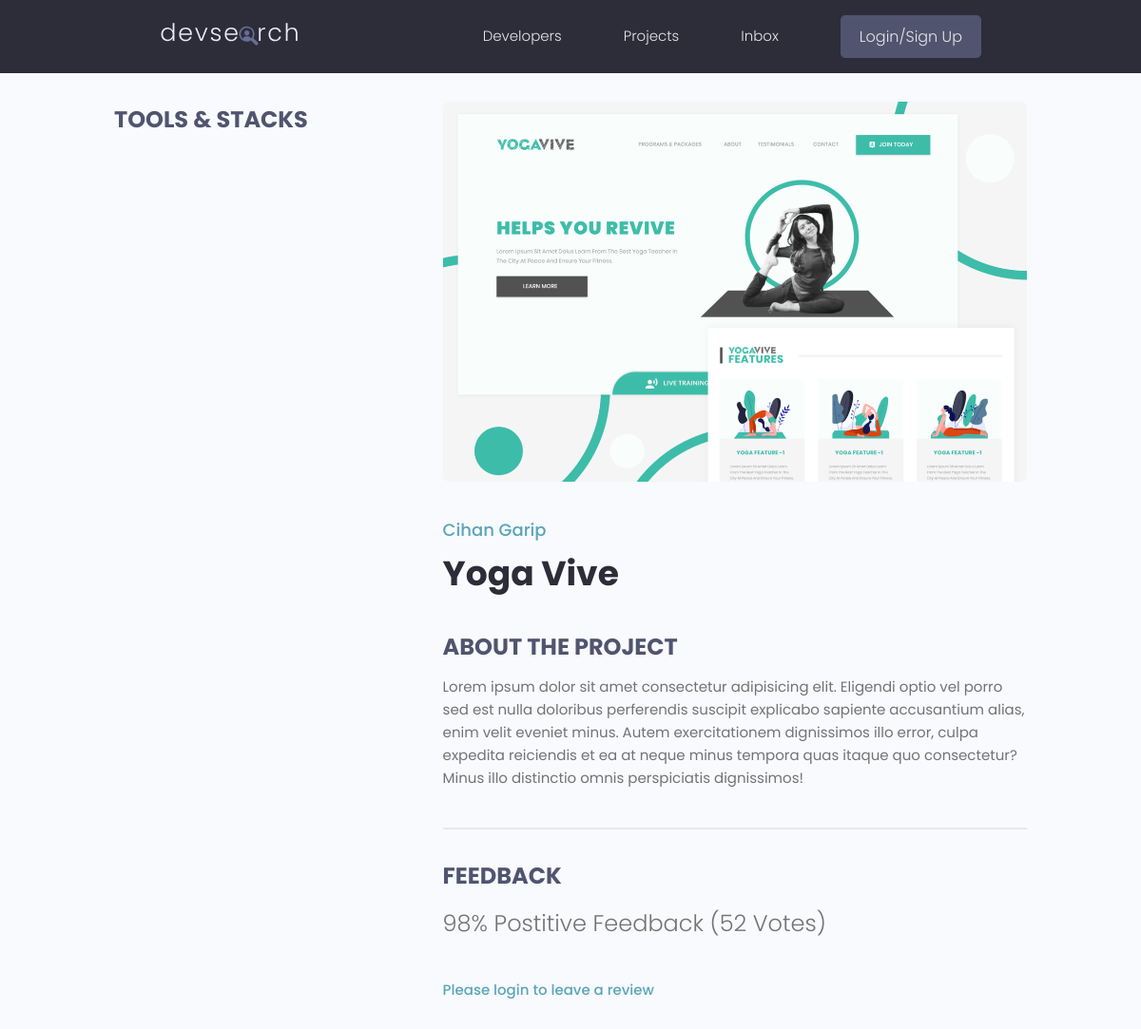
The app's page /projects/project/25c5af2e-1e59-4bc9-a8b5-120c6cf8fec9, older data.
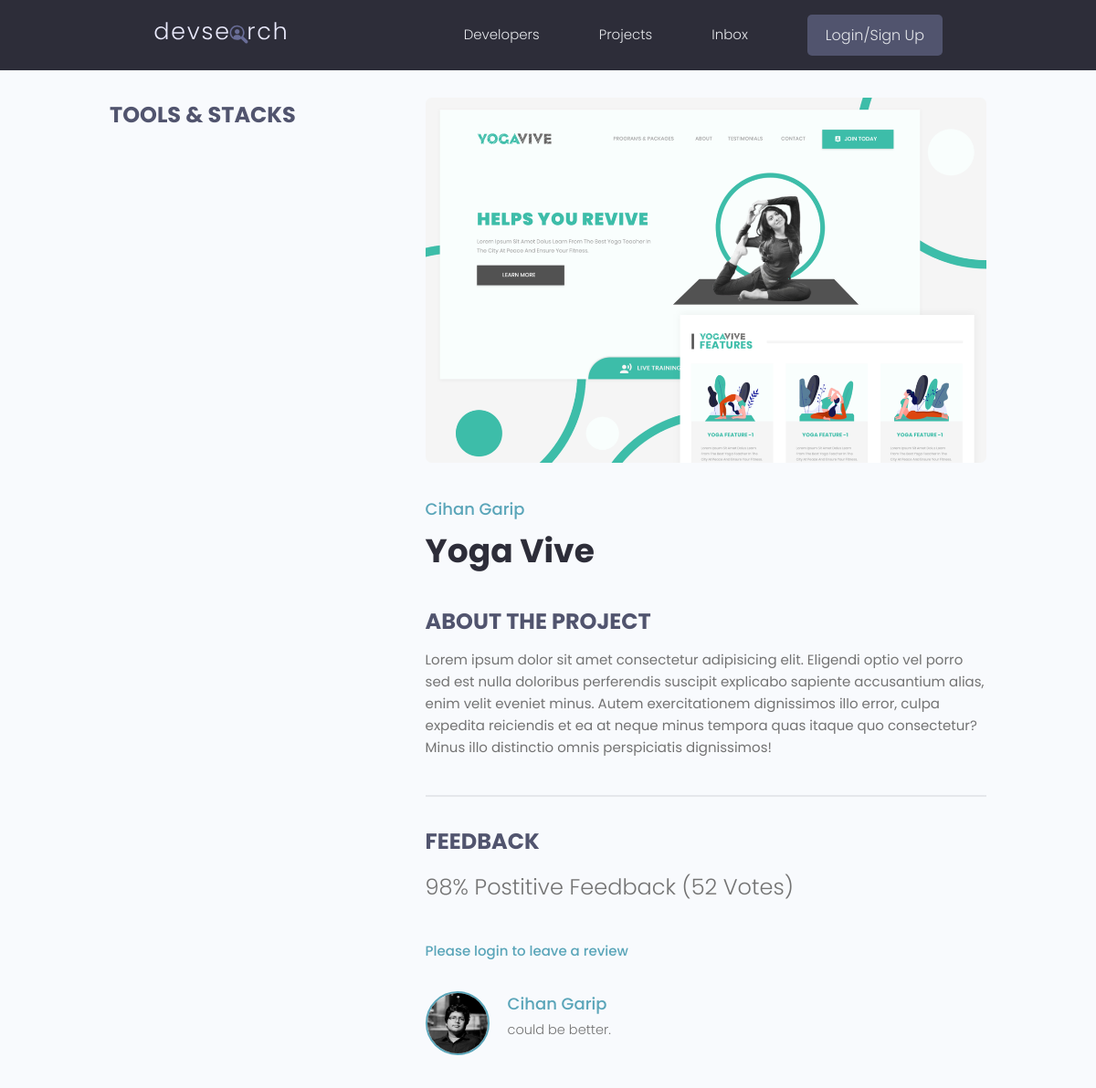
The same page, newer data.
### projects/models.py (models this page shows, shortened)
class Review(models.Model):
    VOTE_TYPE = (
        ("up", "Up Vote"),
        ("down", "Down Vote"),
    )
    owner = models.ForeignKey(Profile, on_delete=models.CASCADE, null=True)
    project = models.ForeignKey(Project, on_delete=models.CASCADE)
    body = models.TextField(null=True, blank=True)
    value = models.CharField(max_length=200, choices=VOTE_TYPE)
    created = models.DateTimeField(auto_now_add=True)
    id = models.UUIDField(
        default=uuid.uuid4, unique=True, primary_key=True, editable=False
    )
    class Meta:
        unique_together = [["owner", "project"]]

### users/models.py (models this page shows, shortened)
class Profile(models.Model):
    user = models.OneToOneField(User, on_delete=models.CASCADE, null=True, blank=True)
    name = models.CharField(max_length=200, null=True, blank=True)
    username = models.CharField(max_length=200, null=True, blank=True)
    location = models.CharField(max_length=200, null=True, blank=True)
    email = models.EmailField(max_length=500, null=True, blank=True)
    short_intro = models.CharField(max_length=200, null=True, blank=True)
    bio = models.TextField(null=True, blank=True)
    profile_image = models.ImageField(
        null=True,
        blank=True,
        upload_to="profiles/",
        default="profiles/users-default.png",
    )
    social_github = models.CharField(max_length=200, null=True, blank=True)
    social_twitter = models.CharField(max_length=200, null=True, blank=True)
    social_linkedin = models.CharField(max_length=200, null=True, blank=True)
    social_youtube = models.CharField(max_length=200, null=True, blank=True)
    social_website = models.CharField(max_length=200, null=True, blank=True)
    id = models.UUIDField(
        default=uuid.uuid4, unique=True, primary_key=True, editable=False
    )

### projects/views.py (the view, shortened to what this page needs)
# urls.py: path("project/<str:pk>", views.project, name="single-project"),
def project(request, pk):
    projectObj = Project.objects.get(id=pk)
    form = ReviewForm()
    context = {"project": projectObj, "form": form}
    return render(request, "projects/single_project.html", context)

### projects/models.py (called while the page is built)
    @property
    def reviewers(self):
        queryset = self.review_set.all().values_list("owner__id", flat=True)
        return queryset

### projects/templates/projects/single_project.html (shortened to what this page needs)
{% extends 'main.html' %}
{% block content %}
  <main class="singleProject my-md">
    <div class="container">
      <div class="layout">
        <div class="column column--1of3">
          <h3 class="singleProject__subtitle">Tools & Stacks</h3>
        </div>
        <div class="column column--2of3">
          <img class="singleProject__preview"
               src="{{ project.featured_image.url }}"
               alt="portfolio thumbnail" />
          <a href="profile.html" class="singleProject__developer">{{ project.owner.name }}</a>
          <h2 class="singleProject__title">{{ project.title }}</h2>
          <h3 class="singleProject__subtitle">About the Project</h3>
          <div class="singleProject__info">{{ project.description }}</div>
          <div class="comments">
            <h3 class="singleProject__subtitle">Feedback</h3>
            <h5 class="project--rating">
              {{ project.vote_ratio }}% Postitive Feedback ({{ project.vote_total }} Vote{{ project.vote_total|pluralize:"s" }})
            </h5>
            {% if request.user.profile.id in project.reviewers %}
              <p>You have already submitted your review for this project</p>
            {% elif request.user.profile == project.owner %}
              <p>You cannot review your own work</p>
            {% else %}
              <a href="{% url 'login' %}?next={{ request.path }}">Please login to leave a review</a>
            {% endif %}
            <div class="commentList">
              {% for review in project.review_set.all %}
                {% if review.body %}
                  <div class="comment">
                    <a href="{% url 'user-profile' review.owner.id %}">
                      <img class="avatar avatar--md"
                           src="{{ review.owner.profile_image.url }}"
                           alt="user" />
                    </a>
                    <div class="comment__details">
                      <a href="{% url 'user-profile' review.owner.id %}"
                         class="comment__author">{{ review.owner.name }}</a>
                      <p class="comment__info">{{ review.body | linebreaksbr }}</p>
                    </div>
                  </div>
                {% endif %}
              {% endfor %}
            </div>
          </div>
        </div>
      </div>
    </div>
  </main>
{% endblock content %}

Row changes from the older to the newer data that the page shows:
now on this page (row edited): Review: owner.profile_image (picture), owner.name "Cihan Garip", body "could be better."
